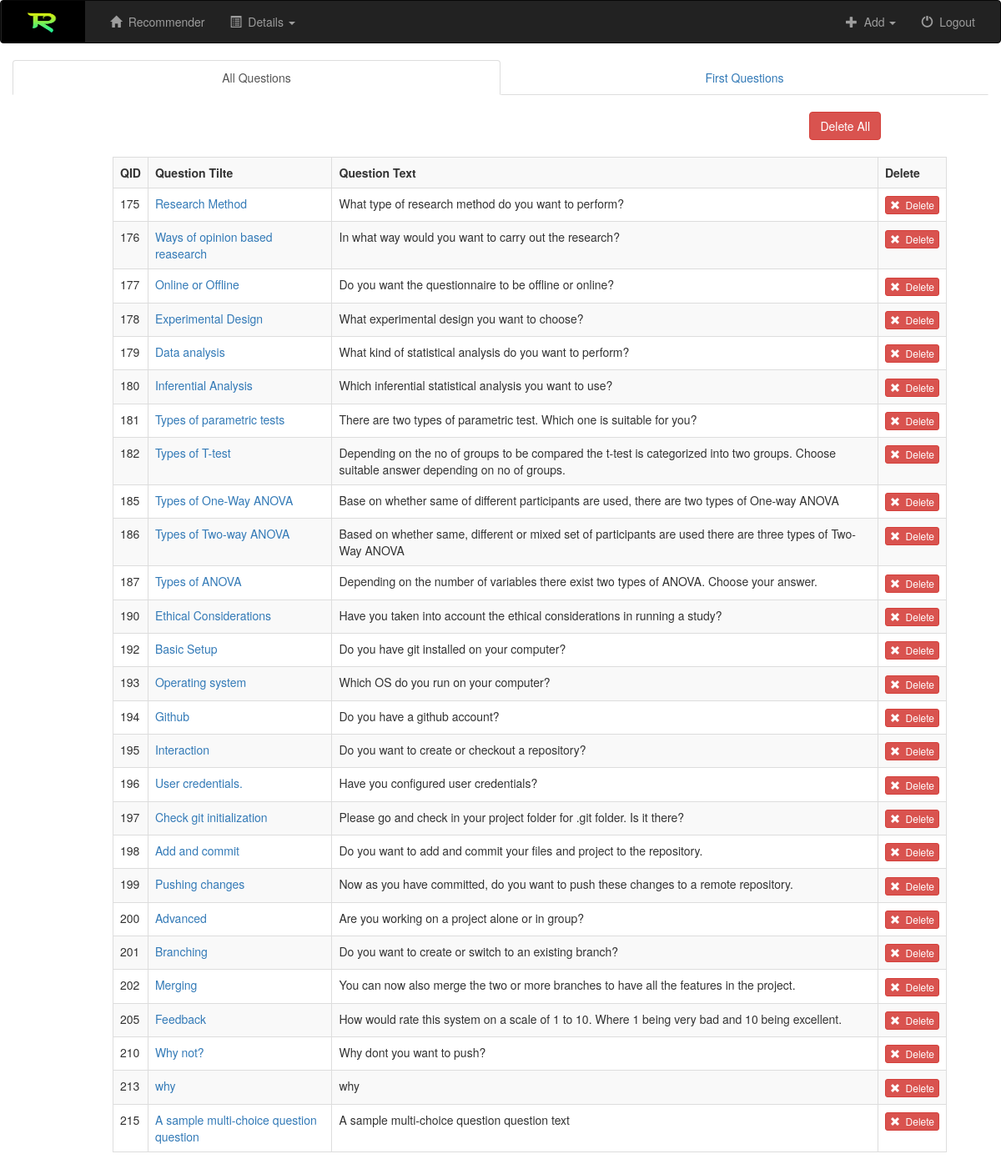
The page /recsystem/details/ on the database its author committed.
### recsystem/models.py (models this page shows, shortened)
class Question(models.Model):
    question_title = models.CharField(max_length = 250)
    question_text = models.TextField(max_length = 3000)
    description = models.TextField(max_length = 3000)
    options_type = models.CharField(max_length = 250)
    followUp = models.BooleanField(default=False)
    max = models.CharField(max_length = 250, null=True)
    min = models.CharField(max_length = 250, null=True)
    step = models.CharField(max_length = 250, null=True)

### recsystem/views.py (the view)
def details(request):
    questions = Question.objects.all()
    firstQuestions = Question.objects.filter(followUp=False)
    answers = Answer.objects.all()
    followUps = FollowUp.objects.all()
    advices = Advice.objects.all()
    context = {
    'questions' : questions,
    'answers' : answers,
    'followUps' : followUps,
    'firstQuestions' : firstQuestions,
    'advices' : advices
    }
    return render(request, 'recsystem/questions.html', context)

### recsystem/templates/recsystem/questions.html (shortened to what this page needs)
{% extends 'recsystem/default.html' %}
{% block body %}
<div class="container-fluid ">
    <div class="row">
      <div class="col-md-12">
        <ul class="nav nav-tabs nav-justified" role="tablist">
          <li role="presentation" class="active">
            <a href="#allQuestions" aria-controls="allquestions" role="tab" data-toggle="tab">All Questions</a>
          </li>
          <li role="presentation" >
            <a href="#firstQuestions" aria-controls="firstquestions" role="tab" data-toggle="tab">First Questions</a>
          </li>
        </ul>
        <div class="tab-content">
          <div role="tabpanel" class="tab-pane active" id="allQuestions">
            <div class="row">
            <a href="{% url 'recsystem:deleteAll' %}"  class="btn btn-danger btn-md deleteButton" onclick="return confirm('Are you sure you want to delete everything ? This will delete the entire data in the database');" title="delete all the data in the database, including, questions, answers and advices">Delete All</a>
            </div>
            <table class="table table-striped table-bordered table-hover questionsTable">
              <tr>
                <th>QID</th>
                <th>Question Tilte</th>
                <th>Question Text</th>
                <th>Delete</th>
              </tr>
              {% for question in questions %}
                <tr>
                  <td>{{ question.id }}</td>
                  <td><a href="{% url 'recsystem:editQuestion' question.id %}">{{ question.question_title }}</a></td>
                  <td>{{ question.question_text }}</td>
                  <td><a href="{% url 'recsystem:delete' question.id %}" class="btn btn-danger btn-xs" onclick="return confirm('Are you sure you want to delete this item? Deleting this may affect other questions too.');">
                      <span class="glyphicon glyphicon-remove"></span>&nbsp; Delete
                  </a></td>
                </tr>
              {% endfor %}
            </table>
          </div>
        </div>
      </div>
    </div>
</div>
{% endblock %}

### recsystem/static/recsystem/main.css (style rules this page uses)
.deleteButton { float: right; margin-top: 20px; margin-right: 12%; }
.questionsTable { margin-top: 20px; }
.table { margin-left: 120px; max-width: 1000px; }

### rows shown on the page
Question: id "175", question_title "Research Method", question_text "What type of research method do you want to perform?"
Question: id "176", question_title "Ways of opinion based reasearch", question_text "In what way would you want to carry out the research?"
Question: id "177", question_title "Online or Offline", question_text "Do you want the questionnaire to be offline or online?"
Question: id "178", question_title "Experimental Design", question_text "What experimental design you want to choose?"
Question: id "179", question_title "Data analysis", question_text "What kind of statistical analysis do you want to perform?"
Question: id "180", question_title "Inferential Analysis", question_text "Which inferential statistical analysis you want to use?"
Question: id "181", question_title "Types of parametric tests", question_text "There are two types of parametric test. Which one is suitable for you?"
Question: id "182", question_title "Types of T-test", question_text "Depending on the no of groups to be compared the t-test is categorized into two groups. Choose suitable answer depending on no of groups."
Question: id "185", question_title "Types of One-Way ANOVA", question_text "Base on whether same of different participants are used, there are two types of One-way ANOVA"
Question: id "186", question_title "Types of Two-way ANOVA", question_text "Based on whether same, different or mixed set of participants are used there are three types of Two-Way ANOVA"
Question: id "187", question_title "Types of ANOVA", question_text "Depending on the number of variables there exist two types of ANOVA. Choose your answer."
Question: id "190", question_title "Ethical Considerations", question_text "Have you taken into account the ethical considerations in running a study?"
Question: id "192", question_title "Basic Setup", question_text "Do you have git installed on your computer?"
Question: id "193", question_title "Operating system", question_text "Which OS do you run on your computer?"
Question: id "194", question_title "Github", question_text "Do you have a github account?"
Question: id "195", question_title "Interaction", question_text "Do you want to create or checkout a repository?"
Question: id "196", question_title "User credentials.", question_text "Have you configured user credentials?"
Question: id "197", question_title "Check git initialization", question_text "Please go and check in your project folder for .git folder. Is it there?"
Question: id "198", question_title "Add and commit", question_text "Do you want to add and commit your files and project to the repository."
Question: id "199", question_title "Pushing changes", question_text "Now as you have committed, do you want to push these changes to a remote repository."
Question: id "200", question_title "Advanced", question_text "Are you working on a project alone or in group?"
Question: id "201", question_title "Branching", question_text "Do you want to create or switch to an existing branch?"
Question: id "202", question_title "Merging", question_text "You can now also merge the two or more branches to have all the features in the project."
Question: id "205", question_title "Feedback", question_text "How would rate this system on a scale of 1 to 10. Where 1 being very bad and 10 being excellent."
Question: id "210", question_title "Why not?", question_text "Why dont you want to push?"
Question: id "213", question_title "why", question_text "why"
Question: id "215", question_title "A sample multi-choice question question", question_text "A sample multi-choice question question text"
